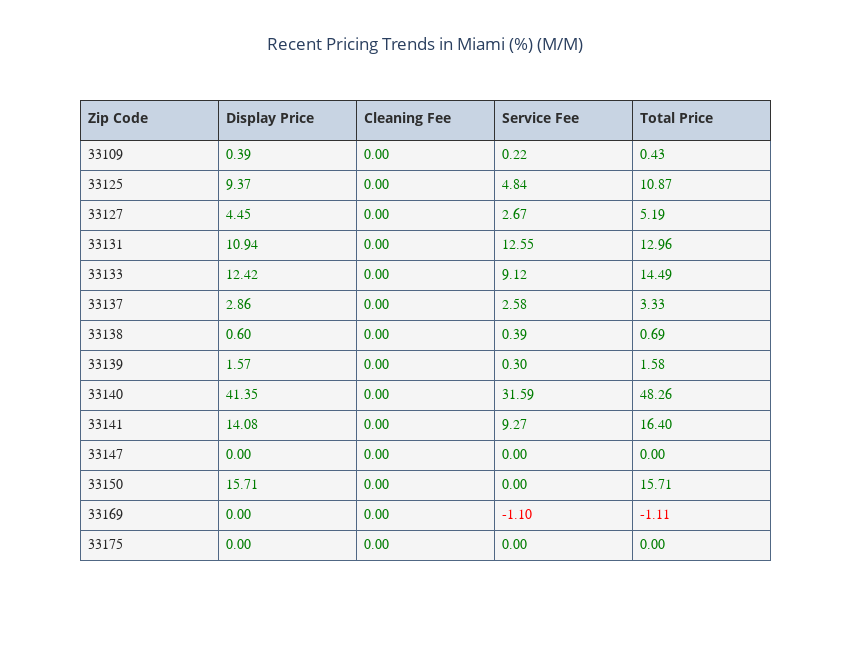

Notebook code cell kept with this figure:
### Code cell
florida_price_trends = price_trend_wloc[price_trend_wloc['State'] == 'FL']
florida_price_trends_zip = florida_price_trends.groupby('zipcode').mean(['cleaning_fee_delta_pct','service_fee_delta_pct','total_price_delta_pct']).reset_index()
florida_price_trends_city = florida_price_trends.groupby('City').mean(['cleaning_fee_delta_pct','service_fee_delta_pct','total_price_delta_pct']).reset_index()
"""
florida_price_trends_fig = go.Figure()
florida_price_trends_fig.add_trace(go.Scatter(x=price_data_date['check_in'], y=price_data_date['cleaning_fee'],
                    mode='lines',
                    name='Cleaning Fee'))
florida_price_trends_fig.add_trace(go.Scatter(x=price_data_date['check_in'], y=price_data_date['service_fee'],
                    mode='lines',
                    name='Service Fee'))
florida_price_trends_fig.add_trace(go.Scatter(x=price_data_date['check_in'], y=price_data_date['total_price'],
                    mode='lines', 
                    name='Total Price'))
florida_price_trends_fig.update_layout(title_text="Pricing Data by Pull Time", xaxis_title='Date', yaxis_title='Price ($)')
filename = "newsletter_features/florida_price_trends_fig_june19.png"
florida_price_trends_fig.write_image(filename, engine='kaleido', width=2000, height=500)
florida_price_trends_fig.show()
"""
import plotly.graph_objects as go

zips = florida_price_trends_zip['zipcode']
vals = [florida_price_trends_zip['display_price_delta_pct'], florida_price_trends_zip['cleaning_fee_delta_pct'], florida_price_trends_zip['service_fee_delta_pct'], florida_price_trends_zip['total_price_delta_pct']]
font_color = ['rgb(40,40,40)'] +  [['rgb(255,0,0)' if v < 0 else 'rgb(0,125,0)' for v in vals[k]] for k in range(4)]

table_trace = go.Table(
                 columnwidth= [50]+[50]+[50]+[50]+[50],
                 columnorder=[0, 1, 2, 3, 4],
                 header = dict(height = 40,
                               values = [['<b>Zip Code</b>'], ['<b>Display Price</b>'], ['<b>Cleaning Fee</b>'], ['<b>Service Fee</b>'],['<b>Total Price</b>']],
                               line = dict(color='rgb(50,50,50)'),
                               align = ['left']*5,
                               font = dict(color=['rgb(45,45,45)']*4, size=14),
                             
                              ),
                 cells = dict(values = [zips, vals[0], vals[1], vals[2], vals[3]],
                              line = dict(color='#506784'),
                              align = ['left']*5,
                              
                              font = dict(family="Arial", size=14, color=font_color),
                              format = [None, ",.2f"],  #add % sign here
                              height = 30,
                              fill = dict(color='rgb(245,245,245)'))
                             )
                 

layout = go.Layout(width=850, height=650, autosize=False, 
              title_text='Recent Pricing Trends in Miami (%) (M/M)',
                   title_x=0.5, showlegend=False)
florda_price_trend_fig = go.Figure(data=[table_trace], layout=layout)
filename = "newsletter_features/florida_price_trends_table_june19.png"
florda_price_trend_fig.write_image(filename, engine='kaleido', width=875, height=700)
florda_price_trend_fig.show()

# Look to do one price value and look and price change by day of the week

### Figure 1 — Plotly figure (JSON) as saved in the notebook; plotly's stock layout.template omitted (floating-point values rounded to 4 significant figures)
{"data": [{"cells": {"align": ["left", "left", "left", "left", "left"], "fill": {"color": "rgb(245,245,245)"}, "font": {"color": ["rgb(40,40,40)", ["rgb(0,125,0)", "rgb(0,125,0)", "rgb(0,125,0)", "rgb(0,125,0)", "rgb(0,125,0)", "rgb(0,125,0)", "rgb(0,125,0)", "rgb(0,125,0)", "rgb(0,125,0)", "rgb(0,125,0)", "rgb(0,125,0)", "rgb(0,125,0)", "rgb(0,125,0)", "rgb(0,125,0)"], ["rgb(0,125,0)", "rgb(0,125,0)", "rgb(0,125,0)", "rgb(0,125,0)", "rgb(0,125,0)", "rgb(0,125,0)", "rgb(0,125,0)", "rgb(0,125,0)", "rgb(0,125,0)", "rgb(0,125,0)", "rgb(0,125,0)", "rgb(0,125,0)", "rgb(0,125,0)", "rgb(0,125,0)"], ["rgb(0,125,0)", "rgb(0,125,0)", "rgb(0,125,0)", "rgb(0,125,0)", "rgb(0,125,0)", "rgb(0,125,0)", "rgb(0,125,0)", "rgb(0,125,0)", "rgb(0,125,0)", "rgb(0,125,0)", "rgb(0,125,0)", "rgb(0,125,0)", "rgb(255,0,0)", "rgb(0,125,0)"], ["rgb(0,125,0)", "rgb(0,125,0)", "rgb(0,125,0)", "rgb(0,125,0)", "rgb(0,125,0)", "rgb(0,125,0)", "rgb(0,125,0)", "rgb(0,125,0)", "rgb(0,125,0)", "rgb(0,125,0)", "rgb(0,125,0)", "rgb(0,125,0)", "rgb(255,0,0)", "rgb(0,125,0)"]], "family": "Arial", "size": 14}, "format": [null, ",.2f"], "height": 30, "line": {"color": "#506784"}, "values": [[33109, 33125, 33127, 33131, 33133, 33137, 33138, 33139, 33140, 33141, 33147, 33150, 33169, 33175], [0.3864, 9.366, 4.448, 10.94, 12.42, 2.863, 0.6038, 1.57, 41.35, 14.08, 0, 15.71, null, 0], [0, 0, 0, 0, 0, 0, 0, 0, 0, 0, 0, 0, null, 0], [0.2245, 4.838, 2.673, 12.55, 9.121, 2.583, 0.3897, 0.3013, 31.59, 9.274, 0, null, -1.1, 0], [0.4324, 10.87, 5.186, 12.96, 14.49, 3.329, 0.6855, 1.576, 48.26, 16.4, 0, 15.71, -1.108, 0]]}, "columnorder": [0, 1, 2, 3, 4], "columnwidth": [50, 50, 50, 50, 50], "header": {"align": ["left", "left", "left", "left", "left"], "font": {"color": ["rgb(45,45,45)", "rgb(45,45,45)", "rgb(45,45,45)", "rgb(45,45,45)"], "size": 14}, "height": 40, "line": {"color": "rgb(50,50,50)"}, "values": [["<b>Zip Code</b>"], ["<b>Display Price</b>"], ["<b>Cleaning Fee</b>"], ["<b>Service Fee</b>"], ["<b>Total Price</b>"]]}, "type": "table"}], "layout": {"autosize": false, "height": 650, "showlegend": false, "title": {"text": "Recent Pricing Trends in Miami (%) (M/M)", "x": 0.5}, "width": 850}}
